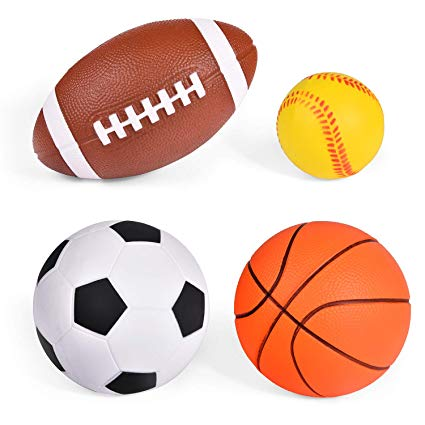
#> input picture seam_carving/seam_carving_remove/Example/bolas.jpg, 425 x 425 px, found by its file name
$ python mask.py
#> lines starting #> are read from the running program, lines starting #| are printed output that depends on the picture; after the words box and inside, x2 and y2 are one past the last pixel; in counts of white or black regions, pixels touching at a corner belong together
import cv2
import numpy as np
import matplotlib.pyplot as plt

caminho_imagem = r"C:/Users/Usuario/Downloads/seam_carving/seam_carving_remove/Example/bolas.jpg"
imagem_original = cv2.imread(caminho_imagem)
#> imagem_original is the input picture: shape (425, 425, 3); mean B, G, R 182.8, 198.6, 229.7

imagem_redimensionada = cv2.resize(imagem_original, (400, 400))
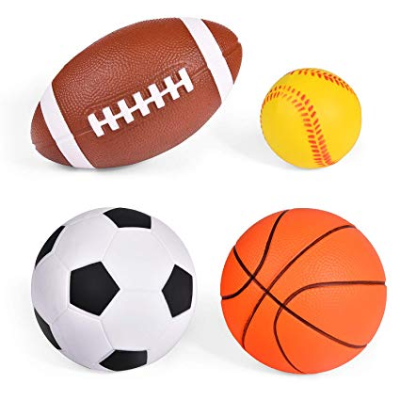
#> imagem_redimensionada: shape (400, 400, 3); mean B, G, R 182.7, 198.5, 229.7

imagem_hsv = cv2.cvtColor(imagem_redimensionada, cv2.COLOR_BGR2HSV)
#> imagem_hsv: shape (400, 400, 3); mean H, S, V 31.3, 58.8, 230.3

limite_inferior_vermelho1 = np.array([0, 120, 70])
limite_superior_vermelho1 = np.array([10, 255, 255])

mascara1 = cv2.inRange(imagem_hsv, limite_inferior_vermelho1, limite_superior_vermelho1)
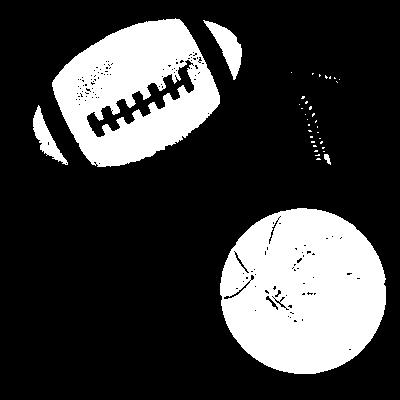
#> mascara1: shape (400, 400); 23.8% white; 36 white regions (31 under 20 px), largest, box (x1, y1, x2, y2) and area: (220, 208, 386, 374) 21229, (52, 18, 220, 167) 15136, (203, 20, 242, 80) 900, (33, 105, 68, 165) 708, (324, 154, 331, 165) 44

limite_inferior_vermelho2 = np.array([170, 120, 70])
limite_superior_vermelho2 = np.array([180, 255, 255])

mascara2 = cv2.inRange(imagem_hsv, limite_inferior_vermelho2, limite_superior_vermelho2)
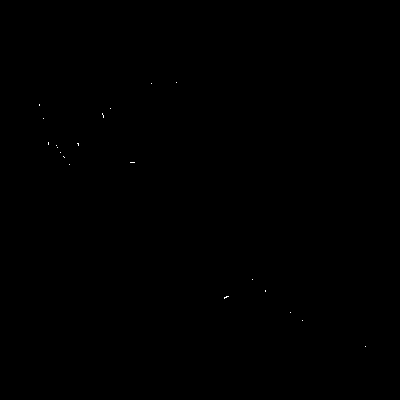
#> mascara2: shape (400, 400); 0.03% white in thin lines or dots, all inside (x1, y1, x2, y2) = (39, 82, 366, 347)

mascara_final = mascara1 + mascara2
#> mascara_final: shape (400, 400); 23.9% white; 37 white regions (32 under 20 px), largest, box (x1, y1, x2, y2) and area: (220, 208, 386, 374) 21242, (52, 18, 220, 167) 15153, (203, 20, 242, 80) 900, (33, 104, 68, 165) 719, (324, 154, 331, 165) 44

elemento_estruturante = np.ones((5, 5), np.uint8)
mascara_limpa = cv2.morphologyEx(mascara_final, cv2.MORPH_CLOSE, elemento_estruturante)
#> mascara_limpa: shape (400, 400); 24.5% white; 18 white regions (12 under 20 px), largest, box (x1, y1, x2, y2) and area: (220, 208, 386, 374) 21642, (52, 18, 220, 167) 15531, (203, 20, 242, 80) 901, (33, 104, 70, 165) 737, (308, 124, 331, 165) 208, (319, 74, 340, 83) 44
mascara_limpa = cv2.morphologyEx(mascara_limpa, cv2.MORPH_OPEN, elemento_estruturante)
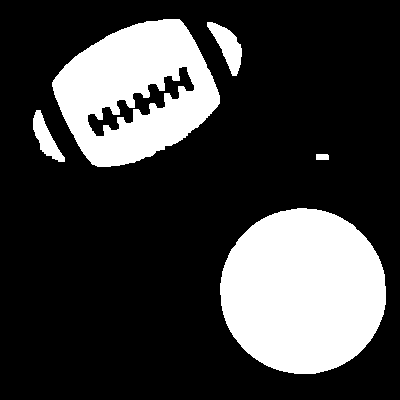
#> mascara_limpa: shape (400, 400); 24.2% white; 5 white regions, box (x1, y1, x2, y2) and area: (220, 208, 386, 374) 21640, (52, 19, 220, 167) 15470, (207, 22, 242, 76) 876, (33, 110, 65, 162) 699, (316, 154, 329, 160) 77

mascara_suavizada = cv2.GaussianBlur(mascara_limpa, (5, 5), 0)
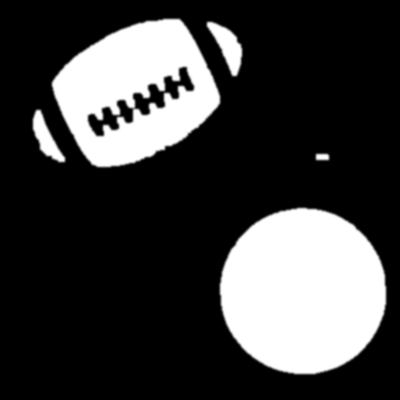
#> mascara_suavizada: shape (400, 400); min 0, max 255, mean 61.8

mascara_invertida = cv2.bitwise_not(mascara_suavizada)
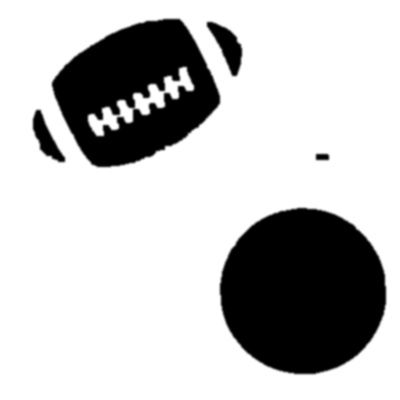
#> mascara_invertida: shape (400, 400); min 0, max 255, mean 193.2

plt.subplot(1, 2, 1)
plt.title('Imagem Original')
plt.imshow(cv2.cvtColor(imagem_redimensionada, cv2.COLOR_BGR2RGB))

plt.subplot(1, 2, 2)
plt.title('Máscara Invertida (Cubo Vermelho Preto)')
plt.imshow(mascara_invertida, cmap='gray')

plt.show()
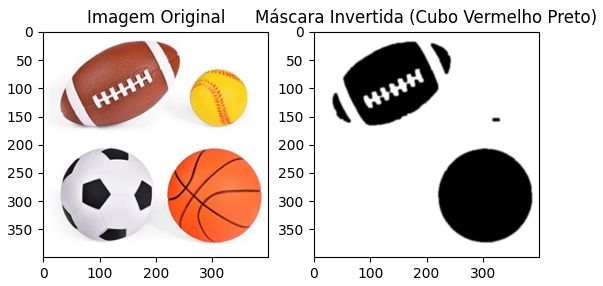
#> figure drawn by matplotlib, 2 panels

cv2.imwrite("C:/Users/Usuario/Downloads/mascara_invertida.png", mascara_invertida)
